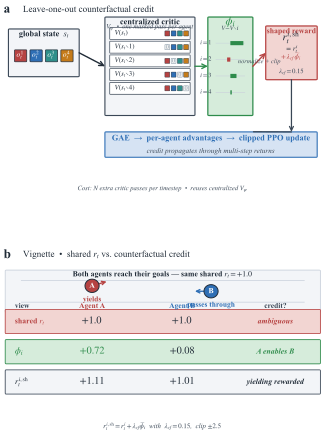

This figure's Python source:
"""Fig 5 — Leave-one-out counterfactual credit assignment.

Single-column figure with two panels:
 (a) Computation diagram. From global state s_t the centralized critic computes
     V(s_t) and N masked variants V(s_t \\ i) (one per agent). Marginal
     contributions phi_i are normalized, clipped, scaled by lambda_cf, and
     injected into per-agent rewards r_t^i before GAE.
 (b) Numeric vignette over a head-on encounter. Two agents share r_t but only
     one yielded; phi_i resolves the credit ambiguity.
"""
from __future__ import annotations
import sys, os
sys.path.insert(0, os.path.dirname(__file__))
import matplotlib.pyplot as plt
from matplotlib.patches import Circle, Rectangle, Polygon
import numpy as np

from _figstyle import (
    PALETTE, apply_style, blank_ax, rbox, text, arrow, labeled_box, save_both,
)

apply_style(font_size=7.0)

fig = plt.figure(figsize=(3.5, 4.6))
gs = fig.add_gridspec(
    2, 1, height_ratios=[1.0, 0.95], hspace=0.30,
    left=0.05, right=0.97, top=0.97, bottom=0.04,
)
ax_a = fig.add_subplot(gs[0])
ax_b = fig.add_subplot(gs[1])

# ============================================================
# Panel a — Computation diagram
# ============================================================
blank_ax(ax_a, xlim=(0, 100), ylim=(0, 64))
ax_a.set_aspect("auto")
ax_a.set_xlim(0, 100); ax_a.set_ylim(0, 64)

text(ax_a, 0.5, 61.5, "a", size=9.5, weight="bold", ha="left")
text(ax_a, 6.5, 61.5, "Leave-one-out counterfactual credit",
     size=6.6, ha="left", color=PALETTE["ink"])

# --- Step 1: global state s_t with N agents (chips) ---
N = 4
state_x = 2; state_w = 22
state_y = 39; state_h = 16
rbox(ax_a, state_x, state_y, state_w, state_h,
     fc=PALETTE["stage_bg"], ec=PALETTE["ink_soft"], lw=0.8, r=0.3)
text(ax_a, state_x + state_w / 2, state_y + state_h - 2.0,
     "global state  $s_t$", size=6.0, weight="bold")

agent_colors = [PALETTE["red"], PALETTE["blue"], PALETTE["teal"], PALETTE["amber"]]
chip_y = state_y + 5.0
chip_w = 3.8; chip_h = 4.0
chip_gap = 1.0
total_w = N * chip_w + (N - 1) * chip_gap
start_x = state_x + (state_w - total_w) / 2
for i, c in enumerate(agent_colors):
    cx = start_x + i * (chip_w + chip_gap)
    rbox(ax_a, cx, chip_y, chip_w, chip_h, fc=c, ec=PALETTE["ink"],
         lw=0.5, r=0.18, z=4)
    text(ax_a, cx + chip_w / 2, chip_y + chip_h / 2,
         f"$o^{{{i+1}}}_t$", size=5.4, weight="bold", color="white", z=5)

# --- Step 2: critic forward passes — full V(s_t) + N masked variants ---
critic_x = 32; critic_w = 28
critic_y = 26; critic_h = 33
rbox(ax_a, critic_x, critic_y, critic_w, critic_h,
     fc=PALETTE["stage_bg"], ec=PALETTE["ink_soft"], lw=0.8, r=0.3)
text(ax_a, critic_x + critic_w / 2, critic_y + critic_h - 1.8,
     "centralized critic", size=6.0, weight="bold")
text(ax_a, critic_x + critic_w / 2, critic_y + critic_h - 3.6,
     "$V_\\psi$  •  one masked pass per agent",
     size=4.8, color=PALETTE["ink_soft"], style="italic")

# Rows: V(s_t) then 4 masked variants
row_y0 = critic_y + critic_h - 7.5
row_h = 4.0
row_gap = 0.6

def mask_row(y, label, mask_idx=None):
    rbox(ax_a, critic_x + 1.5, y, critic_w - 3, row_h,
         fc="white", ec=PALETTE["ink_soft"], lw=0.5, r=0.15)
    text(ax_a, critic_x + 3.0, y + row_h / 2, label, size=5.0,
         ha="left", weight="bold")
    # mini-chip strip
    cw = 1.5; ch = 1.7; gp = 0.45
    tot = N * cw + (N - 1) * gp
    sx = critic_x + critic_w - tot - 2.0
    for j in range(N):
        cx = sx + j * (cw + gp)
        if mask_idx is not None and j == mask_idx:
            rbox(ax_a, cx, y + (row_h - ch) / 2, cw, ch,
                 fc="#F2F2F2", ec=PALETTE["muted"], lw=0.4, r=0.1, z=4)
            text(ax_a, cx + cw / 2, y + row_h / 2, "0", size=4.6,
                 color=PALETTE["muted"], z=5)
        else:
            rbox(ax_a, cx, y + (row_h - ch) / 2, cw, ch,
                 fc=agent_colors[j], ec=PALETTE["ink"], lw=0.3, r=0.1, z=4)

# V(s_t) full
mask_row(row_y0, "$V(s_t)$")
# V(s_t \ i) for each i
for k in range(N):
    y = row_y0 - (k + 1) * (row_h + row_gap)
    mask_row(y, f"$V(s_t\\!\\setminus\\!{k+1})$", mask_idx=k)

# --- Step 3: phi_i column ---
phi_x = 64; phi_w = 14
phi_y = 26; phi_h = 33
rbox(ax_a, phi_x, phi_y, phi_w, phi_h,
     fc=PALETTE["green_soft"], ec=PALETTE["green"], lw=0.9, r=0.3)
text(ax_a, phi_x + phi_w / 2, phi_y + phi_h - 1.8,
     "$\\phi_i$", size=8.0, weight="bold", color=PALETTE["green"])
text(ax_a, phi_x + phi_w / 2, phi_y + phi_h - 4.0,
     "$V{-}V\\!\\setminus\\!i$",
     size=4.6, color=PALETTE["ink_soft"], style="italic")

# Mini bar chart of phi values inside the column
phi_vals = [+0.72, -0.18, +0.34, +0.08]
bar_x = phi_x + phi_w / 2
bar_zone_y0 = phi_y + 5.0
bar_zone_h = phi_h - 11
slot_h = bar_zone_h / N
for i, v in enumerate(phi_vals):
    y_mid = bar_zone_y0 + (N - 1 - i) * slot_h + slot_h / 2
    # zero line
    ax_a.plot([bar_x - 4.5, bar_x + 4.5], [y_mid, y_mid],
              color=PALETTE["stage_edge"], lw=0.4, zorder=2)
    bar_w = 4.5 * (v / 0.8)
    color = PALETTE["green"] if v >= 0 else PALETTE["red"]
    rbox(ax_a, bar_x, y_mid - 0.7, bar_w, 1.4,
         fc=color, ec="none", lw=0, r=0.05, z=3) if bar_w >= 0 else \
        rbox(ax_a, bar_x + bar_w, y_mid - 0.7, -bar_w, 1.4,
             fc=color, ec="none", lw=0, r=0.05, z=3)
    text(ax_a, bar_x - 5.5, y_mid, f"$i{{=}}{i+1}$",
         size=4.6, ha="right", color=PALETTE["ink_soft"])

# --- Step 4: reward shaping ---
shape_x = 82; shape_w = 16
shape_y = 38; shape_h = 18
rbox(ax_a, shape_x, shape_y, shape_w, shape_h,
     fc=PALETTE["red_soft"], ec=PALETTE["red"], lw=0.9, r=0.3)
text(ax_a, shape_x + shape_w / 2, shape_y + shape_h - 1.8,
     "shaped reward", size=5.6, weight="bold", color=PALETTE["red"])
text(ax_a, shape_x + shape_w / 2, shape_y + shape_h - 4.0,
     "$r^{i,\\mathrm{sh}}_t$", size=7.6, weight="bold")
text(ax_a, shape_x + shape_w / 2, shape_y + shape_h - 8.0,
     "$=\\,r^i_t$",
     size=5.0, color=PALETTE["ink"])
text(ax_a, shape_x + shape_w / 2, shape_y + shape_h - 10.5,
     "$+\\,\\lambda_{cf}\\,\\widetilde\\phi_i$",
     size=5.0, color=PALETTE["red"])
text(ax_a, shape_x + shape_w / 2, shape_y + 2.4,
     "$\\lambda_{cf}{=}0.15$",
     size=4.8, color=PALETTE["ink_soft"], style="italic")

# --- Step 5: GAE → PPO chip below ---
gae_x = 32; gae_w = 66
gae_y = 12; gae_h = 8.5
rbox(ax_a, gae_x, gae_y, gae_w, gae_h,
     fc=PALETTE["blue_soft"], ec=PALETTE["blue"], lw=0.8, r=0.25)
text(ax_a, gae_x + gae_w / 2, gae_y + gae_h - 2.2,
     "GAE  →  per-agent advantages  →  clipped PPO update",
     size=6.0, weight="bold", color=PALETTE["blue"])
text(ax_a, gae_x + gae_w / 2, gae_y + 2.0,
     "credit propagates through multi-step returns",
     size=5.2, color=PALETTE["ink_soft"], style="italic")

# --- Arrows wiring the panel ---
arrow(ax_a, state_x + state_w, state_y + state_h / 2,
      critic_x, critic_y + critic_h / 2,
      color=PALETTE["ink"], lw=1.0, mut=8)
arrow(ax_a, critic_x + critic_w, critic_y + critic_h / 2,
      phi_x, phi_y + phi_h / 2,
      color=PALETTE["green"], lw=1.0, mut=8)
arrow(ax_a, phi_x + phi_w, phi_y + phi_h / 2,
      shape_x, shape_y + shape_h / 2,
      color=PALETTE["red"], lw=1.0, mut=8)
text(ax_a, (phi_x + phi_w + shape_x) / 2, phi_y + phi_h / 2 + 1.6,
     "normalize + clip", size=4.6, color=PALETTE["ink_soft"],
     style="italic")

# Shaped reward → GAE block (down)
arrow(ax_a, shape_x + shape_w / 2, shape_y,
      shape_x + shape_w / 2, gae_y + gae_h + 0.05,
      color=PALETTE["ink_soft"], lw=0.9, mut=7)
arrow(ax_a, shape_x + shape_w / 2, gae_y + gae_h,
      gae_x + gae_w * 0.7, gae_y + gae_h + 0.05,
      color=PALETTE["ink_soft"], lw=0.9, mut=0, style="-")

# Note: only one extra critic forward pass per agent
text(ax_a, 50, 1.2,
     "Cost: $N$ extra critic passes per timestep  •  reuses centralized $V_\\psi$",
     size=4.8, color=PALETTE["ink_soft"], ha="center", style="italic")

# ============================================================
# Panel b — Numeric vignette for a head-on encounter
# ============================================================
blank_ax(ax_b, xlim=(0, 100), ylim=(0, 60))
ax_b.set_aspect("auto")
ax_b.set_xlim(0, 100); ax_b.set_ylim(0, 60)

text(ax_b, 0.5, 58.0, "b", size=9.5, weight="bold", ha="left")
text(ax_b, 6.5, 58.0, "Vignette  •  shared $r_t$ vs. counterfactual credit",
     size=6.6, ha="left", color=PALETTE["ink"])

# Mini head-on scene (top portion)
scene_y0 = 39; scene_h = 14
rbox(ax_b, 1, scene_y0, 98, scene_h, fc=PALETTE["stage_bg"],
     ec=PALETTE["stage_edge"], lw=0.6, r=0.3)
aisle_y = scene_y0 + scene_h / 2

# Aisle borders
ax_b.plot([6, 94], [aisle_y - 3.6, aisle_y - 3.6],
          color=PALETTE["stage_edge"], lw=0.5)
ax_b.plot([6, 94], [aisle_y + 3.6, aisle_y + 3.6],
          color=PALETTE["stage_edge"], lw=0.5)

# Agent A yields (moves up-right), Agent B passes through
ax_A = 28; ay_A = aisle_y + 1.8
ax_B = 65; ay_B = aisle_y

body_A = Circle((ax_A, ay_A), 2.2, facecolor=PALETTE["red"],
                edgecolor=PALETTE["ink"], lw=0.7, zorder=5)
body_B = Circle((ax_B, ay_B), 2.2, facecolor=PALETTE["blue"],
                edgecolor=PALETTE["ink"], lw=0.7, zorder=5)
ax_b.add_patch(body_A); ax_b.add_patch(body_B)
ax_b.text(ax_A, ay_A, "A", ha="center", va="center", fontsize=5.6,
          weight="bold", color="white", zorder=6)
ax_b.text(ax_B, ay_B, "B", ha="center", va="center", fontsize=5.6,
          weight="bold", color="white", zorder=6)

# Heading arrows
arrow(ax_b, ax_A, ay_A, ax_A + 4.5, ay_A + 1.4,
      color=PALETTE["red"], lw=1.0, mut=6)
arrow(ax_b, ax_B, ay_B, ax_B - 5.0, ay_B,
      color=PALETTE["blue"], lw=1.0, mut=6)

# Annotations
text(ax_b, ax_A, ay_A - 4.6, "yields", size=5.4,
     color=PALETTE["red"], weight="bold")
text(ax_b, ax_B, ay_B - 4.6, "passes through", size=5.4,
     color=PALETTE["blue"], weight="bold")
text(ax_b, 50, scene_y0 + scene_h - 1.8,
     "Both agents reach their goals — same shared $r_t{=}{+}1.0$",
     size=5.6, color=PALETTE["ink"], weight="bold")

# Comparison rows below: shared reward vs. counterfactual reward
row_top = 32
row_h = 8.0
row_gap = 2.0

# Header
text(ax_b,  4.0, row_top + row_h + 1.0, "view",   size=5.4,
     weight="bold", color=PALETTE["ink_soft"], ha="left")
text(ax_b, 28.0, row_top + row_h + 1.0, "Agent A",
     size=5.4, weight="bold", color=PALETTE["red"], ha="center")
text(ax_b, 56.0, row_top + row_h + 1.0, "Agent B",
     size=5.4, weight="bold", color=PALETTE["blue"], ha="center")
text(ax_b, 85.0, row_top + row_h + 1.0, "credit?",
     size=5.4, weight="bold", color=PALETTE["ink_soft"], ha="center")

# Row 1 — shared reward (ambiguous)
y1 = row_top
rbox(ax_b, 1, y1, 98, row_h, fc=PALETTE["red_soft"], ec=PALETTE["red"],
     lw=0.6, r=0.25)
text(ax_b, 4.0, y1 + row_h / 2, "shared $r_t$",
     size=5.6, ha="left", color=PALETTE["red"], weight="bold")
text(ax_b, 28.0, y1 + row_h / 2, "$+1.0$",
     size=7.4, ha="center", weight="bold")
text(ax_b, 56.0, y1 + row_h / 2, "$+1.0$",
     size=7.4, ha="center", weight="bold")
text(ax_b, 85.0, y1 + row_h / 2, "ambiguous", size=5.6,
     ha="center", color=PALETTE["red"], style="italic", weight="bold")

# Row 2 — counterfactual phi
y2 = y1 - row_h - row_gap
rbox(ax_b, 1, y2, 98, row_h, fc=PALETTE["green_soft"], ec=PALETTE["green"],
     lw=0.6, r=0.25)
text(ax_b, 4.0, y2 + row_h / 2, "$\\phi_i$",
     size=6.8, ha="left", color=PALETTE["green"], weight="bold")
text(ax_b, 28.0, y2 + row_h / 2, "$+0.72$",
     size=7.4, ha="center", weight="bold", color=PALETTE["green"])
text(ax_b, 56.0, y2 + row_h / 2, "$+0.08$",
     size=7.4, ha="center", weight="bold", color=PALETTE["ink"])
text(ax_b, 85.0, y2 + row_h / 2, "A enables B", size=5.6,
     ha="center", color=PALETTE["green"], style="italic", weight="bold")

# Row 3 — shaped reward (sum)
y3 = y2 - row_h - row_gap
rbox(ax_b, 1, y3, 98, row_h, fc=PALETTE["stage_bg"], ec=PALETTE["ink_soft"],
     lw=0.6, r=0.25)
text(ax_b, 4.0, y3 + row_h / 2, "$r^{i,\\mathrm{sh}}_t$",
     size=6.0, ha="left", weight="bold")
text(ax_b, 28.0, y3 + row_h / 2, "$+1.11$",
     size=7.4, ha="center", weight="bold")
text(ax_b, 56.0, y3 + row_h / 2, "$+1.01$",
     size=7.4, ha="center", weight="bold")
text(ax_b, 85.0, y3 + row_h / 2, "yielding rewarded", size=5.6,
     ha="center", color=PALETTE["ink"], style="italic", weight="bold")

# Footer formula reminder
text(ax_b, 50, 1.2,
     "$r^{i,\\mathrm{sh}}_t = r^i_t + \\lambda_{cf}\\widetilde\\phi_i$"
     "  with  $\\lambda_{cf}{=}0.15$,  clip $\\pm 2.5$",
     size=5.0, color=PALETTE["ink_soft"], ha="center", style="italic")

save_both(fig, "fig5_counterfactual_credit")
print("Fig5 written.")
